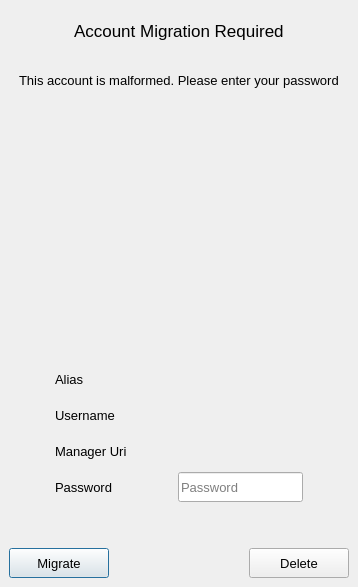
<?xml version="1.0" encoding="UTF-8"?>
<ui version="4.0">
 <class>AccountMigrationDialog</class>
 <widget class="QDialog" name="AccountMigrationDialog">
  <property name="windowModality">
   <enum>Qt::ApplicationModal</enum>
  </property>
  <property name="geometry">
   <rect>
    <x>0</x>
    <y>0</y>
    <width>358</width>
    <height>587</height>
   </rect>
  </property>
  <property name="windowTitle">
   <string>Account Migration</string>
  </property>
  <layout class="QVBoxLayout" name="verticalLayout_3">
   <property name="leftMargin">
    <number>0</number>
   </property>
   <property name="topMargin">
    <number>0</number>
   </property>
   <property name="rightMargin">
    <number>0</number>
   </property>
   <property name="bottomMargin">
    <number>0</number>
   </property>
   <item>
    <widget class="QStackedWidget" name="stackedWidget">
     <property name="currentIndex">
      <number>0</number>
     </property>
     <widget class="QWidget" name="accountMigrationPage">
      <layout class="QVBoxLayout" name="verticalLayout_4">
       <item>
        <layout class="QVBoxLayout" name="verticalLayout_2">
         <item>
          <layout class="QHBoxLayout" name="horizontalLayout_2">
           <item>
            <spacer name="horizontalSpacer_6">
             <property name="orientation">
              <enum>Qt::Horizontal</enum>
             </property>
             <property name="sizeHint" stdset="0">
              <size>
               <width>40</width>
               <height>20</height>
              </size>
             </property>
            </spacer>
           </item>
           <item>
            <widget class="QLabel" name="accountMigrationLabel">
             <property name="font">
              <font>
               <pointsize>13</pointsize>
               <weight>50</weight>
               <bold>false</bold>
              </font>
             </property>
             <property name="text">
              <string>Account Migration Required</string>
             </property>
            </widget>
           </item>
           <item>
            <spacer name="horizontalSpacer_7">
             <property name="orientation">
              <enum>Qt::Horizontal</enum>
             </property>
             <property name="sizeHint" stdset="0">
              <size>
               <width>40</width>
               <height>20</height>
              </size>
             </property>
            </spacer>
           </item>
          </layout>
         </item>
         <item>
          <layout class="QHBoxLayout" name="horizontalLayout_3">
           <item>
            <spacer name="horizontalSpacer_8">
             <property name="orientation">
              <enum>Qt::Horizontal</enum>
             </property>
             <property name="sizeHint" stdset="0">
              <size>
               <width>40</width>
               <height>20</height>
              </size>
             </property>
            </spacer>
           </item>
           <item>
            <widget class="QLabel" name="migrationReasonLabel">
             <property name="font">
              <font>
               <pointsize>10</pointsize>
              </font>
             </property>
             <property name="text">
              <string>This account is malformed. Please enter your password</string>
             </property>
            </widget>
           </item>
           <item>
            <spacer name="horizontalSpacer_9">
             <property name="orientation">
              <enum>Qt::Horizontal</enum>
             </property>
             <property name="sizeHint" stdset="0">
              <size>
               <width>40</width>
               <height>20</height>
              </size>
             </property>
            </spacer>
           </item>
          </layout>
         </item>
         <item>
          <spacer name="verticalSpacer_3">
           <property name="orientation">
            <enum>Qt::Vertical</enum>
           </property>
           <property name="sizeType">
            <enum>QSizePolicy::Fixed</enum>
           </property>
           <property name="sizeHint" stdset="0">
            <size>
             <width>20</width>
             <height>20</height>
            </size>
           </property>
          </spacer>
         </item>
         <item>
          <layout class="QVBoxLayout" name="verticalLayout">
           <item>
            <layout class="QHBoxLayout" name="horizontalLayout">
             <item>
              <spacer name="horizontalSpacer_4">
               <property name="orientation">
                <enum>Qt::Horizontal</enum>
               </property>
               <property name="sizeHint" stdset="0">
                <size>
                 <width>40</width>
                 <height>20</height>
                </size>
               </property>
              </spacer>
             </item>
             <item>
              <widget class="QLabel" name="avatarLabel">
               <property name="sizePolicy">
                <sizepolicy hsizetype="Fixed" vsizetype="Fixed">
                 <horstretch>0</horstretch>
                 <verstretch>0</verstretch>
                </sizepolicy>
               </property>
               <property name="minimumSize">
                <size>
                 <width>200</width>
                 <height>200</height>
                </size>
               </property>
               <property name="maximumSize">
                <size>
                 <width>200</width>
                 <height>200</height>
                </size>
               </property>
               <property name="text">
                <string/>
               </property>
              </widget>
             </item>
             <item>
              <spacer name="horizontalSpacer_5">
               <property name="orientation">
                <enum>Qt::Horizontal</enum>
               </property>
               <property name="sizeHint" stdset="0">
                <size>
                 <width>40</width>
                 <height>20</height>
                </size>
               </property>
              </spacer>
             </item>
            </layout>
           </item>
           <item>
            <spacer name="verticalSpacer">
             <property name="orientation">
              <enum>Qt::Vertical</enum>
             </property>
             <property name="sizeType">
              <enum>QSizePolicy::Fixed</enum>
             </property>
             <property name="sizeHint" stdset="0">
              <size>
               <width>20</width>
               <height>30</height>
              </size>
             </property>
            </spacer>
           </item>
           <item>
            <layout class="QGridLayout" name="gridLayout">
             <item row="3" column="2">
              <spacer name="horizontalSpacer_3">
               <property name="orientation">
                <enum>Qt::Horizontal</enum>
               </property>
               <property name="sizeHint" stdset="0">
                <size>
                 <width>40</width>
                 <height>20</height>
                </size>
               </property>
              </spacer>
             </item>
             <item row="1" column="3">
              <widget class="QLabel" name="usernameInputLabel">
               <property name="minimumSize">
                <size>
                 <width>0</width>
                 <height>30</height>
                </size>
               </property>
               <property name="font">
                <font>
                 <pointsize>10</pointsize>
                </font>
               </property>
               <property name="text">
                <string/>
               </property>
              </widget>
             </item>
             <item row="1" column="1">
              <widget class="QLabel" name="usernameLabel">
               <property name="font">
                <font>
                 <pointsize>10</pointsize>
                 <weight>50</weight>
                 <bold>false</bold>
                </font>
               </property>
               <property name="text">
                <string>Username</string>
               </property>
              </widget>
             </item>
             <item row="0" column="3">
              <widget class="QLabel" name="aliasInputLabel">
               <property name="minimumSize">
                <size>
                 <width>0</width>
                 <height>30</height>
                </size>
               </property>
               <property name="font">
                <font>
                 <pointsize>10</pointsize>
                </font>
               </property>
               <property name="text">
                <string/>
               </property>
              </widget>
             </item>
             <item row="3" column="3">
              <widget class="QLineEdit" name="passwordInputLineEdit">
               <property name="minimumSize">
                <size>
                 <width>0</width>
                 <height>30</height>
                </size>
               </property>
               <property name="font">
                <font>
                 <pointsize>10</pointsize>
                </font>
               </property>
               <property name="toolTip">
                <string>Password for this account</string>
               </property>
               <property name="echoMode">
                <enum>QLineEdit::PasswordEchoOnEdit</enum>
               </property>
               <property name="placeholderText">
                <string>Password</string>
               </property>
              </widget>
             </item>
             <item row="0" column="1">
              <widget class="QLabel" name="aliasLabel">
               <property name="font">
                <font>
                 <pointsize>10</pointsize>
                 <weight>50</weight>
                 <bold>false</bold>
                </font>
               </property>
               <property name="text">
                <string>Alias</string>
               </property>
              </widget>
             </item>
             <item row="2" column="3">
              <widget class="QLabel" name="managerUriInputLabel">
               <property name="minimumSize">
                <size>
                 <width>0</width>
                 <height>30</height>
                </size>
               </property>
               <property name="font">
                <font>
                 <pointsize>10</pointsize>
                </font>
               </property>
               <property name="text">
                <string/>
               </property>
              </widget>
             </item>
             <item row="2" column="1">
              <widget class="QLabel" name="managerUriLabel">
               <property name="font">
                <font>
                 <pointsize>10</pointsize>
                 <weight>50</weight>
                 <bold>false</bold>
                </font>
               </property>
               <property name="text">
                <string>Manager Uri</string>
               </property>
              </widget>
             </item>
             <item row="2" column="2">
              <spacer name="managerUriHorizontalSpacer">
               <property name="orientation">
                <enum>Qt::Horizontal</enum>
               </property>
               <property name="sizeHint" stdset="0">
                <size>
                 <width>40</width>
                 <height>20</height>
                </size>
               </property>
              </spacer>
             </item>
             <item row="3" column="1">
              <widget class="QLabel" name="passwordLabel">
               <property name="font">
                <font>
                 <pointsize>10</pointsize>
                 <weight>50</weight>
                 <bold>false</bold>
                </font>
               </property>
               <property name="text">
                <string>Password</string>
               </property>
              </widget>
             </item>
             <item row="0" column="2">
              <spacer name="aliasHorizontalSpacer">
               <property name="orientation">
                <enum>Qt::Horizontal</enum>
               </property>
               <property name="sizeHint" stdset="0">
                <size>
                 <width>40</width>
                 <height>20</height>
                </size>
               </property>
              </spacer>
             </item>
             <item row="1" column="2">
              <spacer name="usernameHorizontalSpacer">
               <property name="orientation">
                <enum>Qt::Horizontal</enum>
               </property>
               <property name="sizeHint" stdset="0">
                <size>
                 <width>40</width>
                 <height>20</height>
                </size>
               </property>
              </spacer>
             </item>
             <item row="3" column="0">
              <spacer name="horizontalSpacer_2">
               <property name="orientation">
                <enum>Qt::Horizontal</enum>
               </property>
               <property name="sizeHint" stdset="0">
                <size>
                 <width>40</width>
                 <height>20</height>
                </size>
               </property>
              </spacer>
             </item>
             <item row="3" column="4">
              <spacer name="horizontalSpacer_13">
               <property name="orientation">
                <enum>Qt::Horizontal</enum>
               </property>
               <property name="sizeHint" stdset="0">
                <size>
                 <width>40</width>
                 <height>20</height>
                </size>
               </property>
              </spacer>
             </item>
            </layout>
           </item>
          </layout>
         </item>
         <item>
          <spacer name="verticalSpacer_2">
           <property name="orientation">
            <enum>Qt::Vertical</enum>
           </property>
           <property name="sizeType">
            <enum>QSizePolicy::Fixed</enum>
           </property>
           <property name="sizeHint" stdset="0">
            <size>
             <width>20</width>
             <height>40</height>
            </size>
           </property>
          </spacer>
         </item>
         <item>
          <layout class="QHBoxLayout" name="horizontalLayout_4">
           <item>
            <widget class="QPushButton" name="migrationPushButton">
             <property name="minimumSize">
              <size>
               <width>100</width>
               <height>30</height>
              </size>
             </property>
             <property name="maximumSize">
              <size>
               <width>100</width>
               <height>30</height>
              </size>
             </property>
             <property name="font">
              <font>
               <pointsize>10</pointsize>
              </font>
             </property>
             <property name="toolTip">
              <string>Migrate your account</string>
             </property>
             <property name="text">
              <string>Migrate</string>
             </property>
            </widget>
           </item>
           <item>
            <spacer name="horizontalSpacer_10">
             <property name="orientation">
              <enum>Qt::Horizontal</enum>
             </property>
             <property name="sizeHint" stdset="0">
              <size>
               <width>40</width>
               <height>20</height>
              </size>
             </property>
            </spacer>
           </item>
           <item>
            <widget class="QPushButton" name="deleteAccountPushButton">
             <property name="minimumSize">
              <size>
               <width>100</width>
               <height>30</height>
              </size>
             </property>
             <property name="maximumSize">
              <size>
               <width>100</width>
               <height>30</height>
              </size>
             </property>
             <property name="font">
              <font>
               <pointsize>10</pointsize>
              </font>
             </property>
             <property name="toolTip">
              <string>Warning! This action will remove your account on this device</string>
             </property>
             <property name="text">
              <string>Delete</string>
             </property>
            </widget>
           </item>
          </layout>
         </item>
        </layout>
       </item>
      </layout>
     </widget>
     <widget class="QWidget" name="migrationWaitingPage">
      <layout class="QVBoxLayout" name="verticalLayout_5">
       <item>
        <spacer name="verticalSpacer_4">
         <property name="orientation">
          <enum>Qt::Vertical</enum>
         </property>
         <property name="sizeHint" stdset="0">
          <size>
           <width>20</width>
           <height>211</height>
          </size>
         </property>
        </spacer>
       </item>
       <item>
        <layout class="QHBoxLayout" name="horizontalLayout_5">
         <item>
          <spacer name="horizontalSpacer_11">
           <property name="orientation">
            <enum>Qt::Horizontal</enum>
           </property>
           <property name="sizeHint" stdset="0">
            <size>
             <width>40</width>
             <height>20</height>
            </size>
           </property>
          </spacer>
         </item>
         <item>
          <widget class="QLabel" name="spinnerLabel">
           <property name="text">
            <string/>
           </property>
           <property name="pixmap">
            <pixmap resource="../../resources/ressources.qrc">:/images/jami_eclipse_spinner.gif</pixmap>
           </property>
          </widget>
         </item>
         <item>
          <spacer name="horizontalSpacer_12">
           <property name="orientation">
            <enum>Qt::Horizontal</enum>
           </property>
           <property name="sizeHint" stdset="0">
            <size>
             <width>40</width>
             <height>20</height>
            </size>
           </property>
          </spacer>
         </item>
        </layout>
       </item>
       <item>
        <spacer name="verticalSpacer_11">
         <property name="orientation">
          <enum>Qt::Vertical</enum>
         </property>
         <property name="sizeHint" stdset="0">
          <size>
           <width>20</width>
           <height>211</height>
          </size>
         </property>
        </spacer>
       </item>
       <item>
        <widget class="QLabel" name="progressLabel">
         <property name="font">
          <font>
           <pointsize>11</pointsize>
          </font>
         </property>
         <property name="text">
          <string>Migrating your Jami account...</string>
         </property>
         <property name="alignment">
          <set>Qt::AlignCenter</set>
         </property>
        </widget>
       </item>
       <item>
        <spacer name="verticalSpacer_10">
         <property name="orientation">
          <enum>Qt::Vertical</enum>
         </property>
         <property name="sizeType">
          <enum>QSizePolicy::Minimum</enum>
         </property>
         <property name="sizeHint" stdset="0">
          <size>
           <width>20</width>
           <height>20</height>
          </size>
         </property>
        </spacer>
       </item>
      </layout>
     </widget>
    </widget>
   </item>
  </layout>
 </widget>
 <resources>
  <include location="../../resources/ressources.qrc"/>
 </resources>
 <connections/>
</ui>
